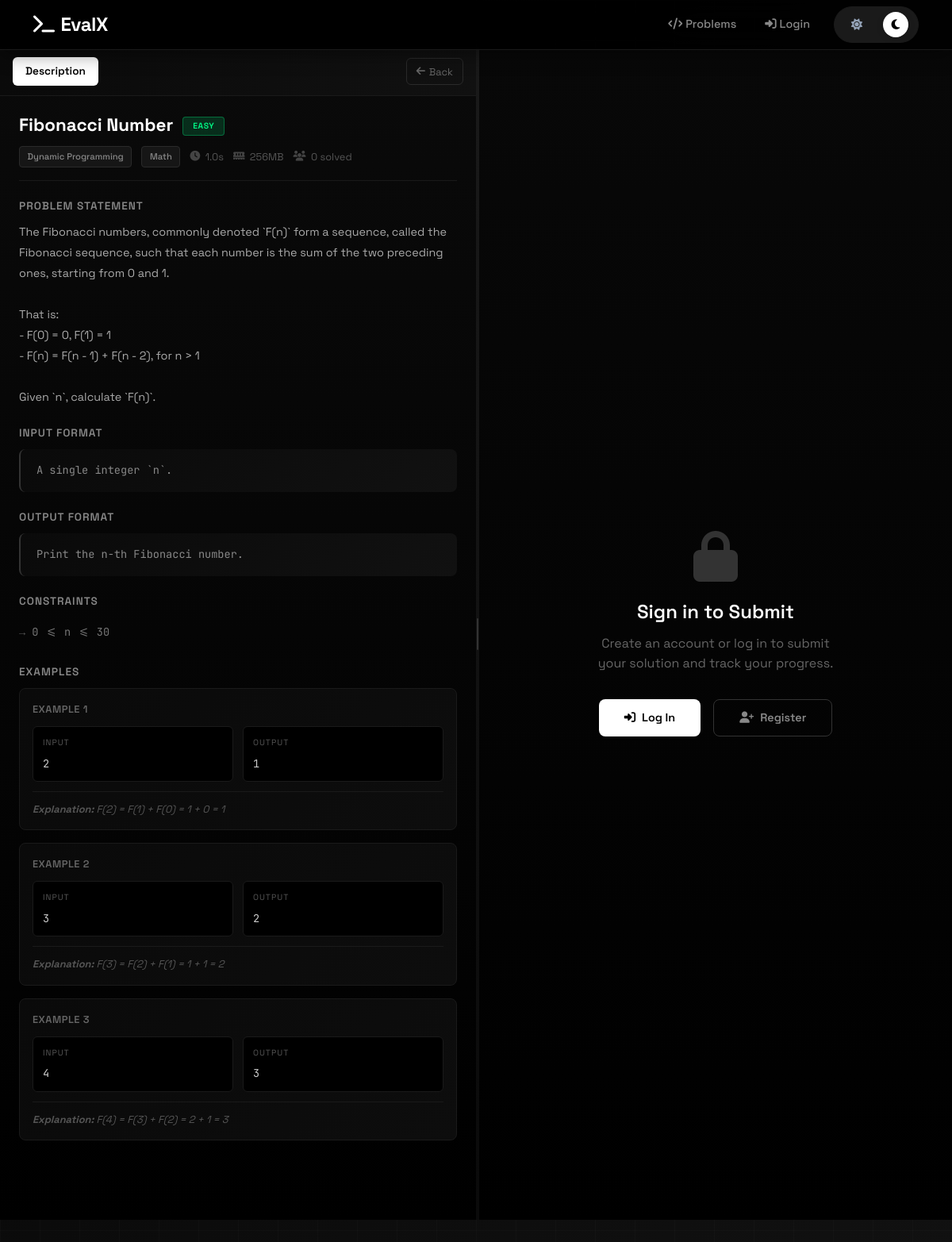
The page /problems/fibonacci-number/ on the database its author committed.
### problems/models.py (models this page shows, shortened)
class Problem(models.Model):
    class Difficulty(models.TextChoices):
        EASY = 'easy', 'Easy'
        MEDIUM = 'medium', 'Medium'
        HARD = 'hard', 'Hard'
    title = models.CharField(max_length=200)
    slug = models.SlugField(max_length=200, unique=True, blank=True)
    description = models.TextField(help_text="Problem statement in Markdown")
    input_format = models.TextField(blank=True, help_text="Description of input format")
    output_format = models.TextField(blank=True, help_text="Description of output format")
    constraints = models.TextField(blank=True, help_text="Problem constraints")
    difficulty = models.CharField(
        max_length=10,
        choices=Difficulty.choices,
        default=Difficulty.EASY
    )
    tags = models.ManyToManyField(Tag, blank=True, related_name='problems')
    time_limit = models.FloatField(default=2.0, help_text="Time limit in seconds")
    memory_limit = models.IntegerField(default=256, help_text="Memory limit in MB")
    solve_count = models.PositiveIntegerField(default=0)
    attempt_count = models.PositiveIntegerField(default=0)
    created_at = models.DateTimeField(auto_now_add=True)
    updated_at = models.DateTimeField(auto_now=True)
    is_active = models.BooleanField(default=True)
    class Meta:
        ordering = ['difficulty', 'title']

class Tag(models.Model):
    name = models.CharField(max_length=50, unique=True)
    slug = models.SlugField(max_length=50, unique=True, blank=True)
    class Meta:
        ordering = ['name']

class TestCase(models.Model):
    problem = models.ForeignKey(
        Problem,
        on_delete=models.CASCADE,
        related_name='test_cases'
    )
    input_data = models.TextField(help_text="Test input")
    expected_output = models.TextField(help_text="Expected output")
    is_sample = models.BooleanField(
        default=False,
        help_text="Sample test cases are shown to users"
    )
    order = models.PositiveIntegerField(default=0)
    explanation = models.TextField(
        blank=True,
        help_text="Explanation for sample test cases"
    )
    class Meta:
        ordering = ['problem', 'order']

### problems/views.py (the view)
# urls.py: path('<slug:slug>/', ProblemDetailView.as_view(), name='problem_detail'),
class ProblemDetailView(DetailView):
    model = Problem
    template_name = 'problems/problem_detail.html'
    context_object_name = 'problem'
    slug_url_kwarg = 'slug'
    def get_queryset(self):
        return Problem.objects.filter(is_active=True).prefetch_related(
            Prefetch(
                'test_cases',
                queryset=TestCase.objects.filter(is_sample=True).order_by('order'),
                to_attr='sample_test_cases'
            ),
            'tags'
        )
    def get_context_data(self, **kwargs):
        context = super().get_context_data(**kwargs)
        problem = self.get_object()
        if self.request.user.is_authenticated:
            all_user_submissions = Submission.objects.filter(
                user=self.request.user,
                problem=problem
            )
            context['is_solved'] = all_user_submissions.filter(
                status=SubmissionStatus.ACCEPTED
            ).exists()
            context['user_submissions'] = all_user_submissions.order_by('-submitted_at')[:5]
        else:
            context['is_solved'] = False
            context['user_submissions'] = []
        from submit.models import LanguageChoice
        context['language_choices'] = LanguageChoice.choices
        return context

### problems/templates/problems/problem_detail.html (shortened to what this page needs)
{% extends 'home/base.html' %}
{% block content %}
<div class="solve-wrapper">
    <div class="panel-left" id="panelLeft">
        <div class="panel-header">
            <div class="panel-tabs">
                <button class="panel-tab active" onclick="showTab('description')">Description</button>
            </div>
            <div class="panel-actions">
                <a href="{% url 'problems:problem_list' %}" class="panel-btn">
                    <i class="fas fa-arrow-left"></i> Back
                </a>
            </div>
        </div>
        <div class="panel-content" id="descriptionTab">
            <div class="problem-title-section">
                <h1 class="problem-title">
                    {{ problem.title }}
                    <span class="difficulty-badge difficulty-{{ problem.difficulty }}">{{ problem.get_difficulty_display }}</span>
                </h1>
                <div class="problem-meta">
                    {% for tag in problem.tags.all %}
                        <span class="tag-badge">{{ tag.name }}</span>
                    {% endfor %}
                    <span class="meta-item">
                        <i class="fas fa-clock"></i> {{ problem.time_limit }}s
                    </span>
                    <span class="meta-item">
                        <i class="fas fa-memory"></i> {{ problem.memory_limit }}MB
                    </span>
                    <span class="meta-item">
                        <i class="fas fa-users"></i> {{ problem.solve_count }} solved
                    </span>
                </div>
            </div>
            <h3 class="section-title">Problem Statement</h3>
            <div class="problem-statement">{{ problem.description }}</div>
            {% if problem.input_format %}
            <h3 class="section-title">Input Format</h3>
            <div class="format-content">{{ problem.input_format }}</div>
            {% endif %}
            {% if problem.output_format %}
            <h3 class="section-title">Output Format</h3>
            <div class="format-content">{{ problem.output_format }}</div>
            {% endif %}
            {% if problem.constraints %}
            <h3 class="section-title">Constraints</h3>
            <ul class="constraints-list">
                {% for constraint in problem.constraints.splitlines %}
                    {% if constraint.strip %}
                        <li>{{ constraint|cut:"- " }}</li>
                    {% endif %}
                {% endfor %}
            </ul>
            {% endif %}
            {% if problem.sample_test_cases %}
            <h3 class="section-title">Examples</h3>
            {% for test_case in problem.sample_test_cases %}
            <div class="example-item">
                <div class="example-label">Example {{ forloop.counter }}</div>
                <div class="example-row">
                    <div class="example-box">
                        <div class="example-box-label">Input</div>
                        <div class="example-box-content">{{ test_case.input_data }}</div>
                    </div>
                    <div class="example-box">
                        <div class="example-box-label">Output</div>
                        <div class="example-box-content">{{ test_case.expected_output }}</div>
                    </div>
                </div>
                {% if test_case.explanation %}
                <div class="example-explanation">
                    <strong>Explanation:</strong> {{ test_case.explanation }}
                </div>
                {% endif %}
            </div>
            {% endfor %}
            {% endif %}
        </div>
    </div>
    <div class="resizer" id="resizer"></div>
    <div class="panel-right" id="panelRight">
        {% if user.is_authenticated %}
        <form method="post" action="{% url 'submit:submit_solution' problem.slug %}" id="submitForm">
            {% csrf_token %}
            <div class="editor-toolbar">
                <select class="language-select" id="language" name="language" required>
                    <option value="">Select Language</option>
                    {% for value, label in language_choices %}
                        <option value="{{ value }}">{{ label }}</option>
                    {% endfor %}
                </select>
                <div class="panel-actions">
                    <button type="button" class="panel-btn" onclick="resetCode()">
                        <i class="fas fa-undo"></i> Reset
                    </button>
                    <button type="button" class="panel-btn" onclick="copyCode()">
                        <i class="fas fa-copy"></i> Copy
                    </button>
                </div>
            </div>
            <div class="editor-container">
                <div class="code-editor-wrapper">
                    <textarea class="code-textarea" name="code" id="code" placeholder="# Write your solution here..." required></textarea>
                </div>
            </div>
            <div class="action-bar">
                <div class="action-bar-left">
                    <span style="color: var(--dark-text-secondary); font-size: 0.8rem;">
                        <i class="fas fa-keyboard"></i> Ctrl+Enter to submit
                    </span>
                </div>
                <div class="action-bar-right">
                    <button type="submit" class="btn-submit">
                        <i class="fas fa-paper-plane"></i> Submit
                    </button>
                </div>
            </div>
        </form>
        {% else %}
        <div class="login-prompt">
            <i class="fas fa-lock login-prompt-icon"></i>
            <h3 class="login-prompt-title">Sign in to Submit</h3>
            <p class="login-prompt-text">
                Create an account or log in to submit your solution and track your progress.
            </p>
            <div class="login-prompt-buttons">
                <a href="{% url 'accounts:user_login' %}?next={{ request.path }}" class="btn-login">
                    <i class="fas fa-sign-in-alt"></i> Log In
                </a>
                <a href="{% url 'accounts:user_register' %}" class="btn-register">
                    <i class="fas fa-user-plus"></i> Register
                </a>
            </div>
        </div>
        {% endif %}
    </div>
</div>
{% endblock %}

### home/templates/home/base.html (style rules this page uses)
:root, [data-theme="dark"] { --primary-color: #ffffff; --secondary-color: #e0e0e0; --accent-color: #ffffff; --success-color: #00ff88; --warning-color: #ffaa00; --danger-color: #ff4757; --bg-primary: #000000; --bg-secondary: #0a0a0a; --bg-card: #111111; --bg-surface: #0a0a0a; --border-color: #1a1a1a; --border-light: #2a2a2a; --text-primary: #ffffff; --text-secondary: #888888; --text-muted: #666666; --hover-bg: #1a1a1a; --gradient-bg: linear-gradient(135deg, #000000 0%, #0a0a0a 50%, #111111 100%); --gradient-card: linear-gradient(145deg, #111111 0%, #0a0a0a 100%); --navbar-bg: rgba(0, 0, 0, 0.85); --navbar-border: #1a1a1a; --btn-primary-bg: #ffffff; --btn-primary-text: #000000; --btn-primary-hover: #e0e0e0; --grid-color: rgba(255, 255, 255, 0.02); --shadow: 0 4px 24px rgba(0, 0, 0, 0.5); --shadow-hover: 0 4px 20px rgba(255, 255, 255, 0.1); --border-radius: 12px; }
* { margin: 0; padding: 0; box-sizing: border-box; }
body { font-family: 'Space Grotesk', sans-serif; background: var(--gradient-bg); background-attachment: fixed; color: var(--text-primary); min-height: 100vh; position: relative; transition: background 0.3s ease, color 0.3s ease; }
body::before { content: ''; position: fixed; top: 0; left: 0; width: 100%; height: 100%; background-image: linear-gradient(var(--grid-color) 1px, transparent 1px), linear-gradient(90deg, var(--grid-color) 1px, transparent 1px); background-size: 50px 50px; pointer-events: none; z-index: 0; }
a { color: var(--text-secondary); text-decoration: none; transition: all 0.2s ease; }
code, pre, .code-textarea, .example-box-content { font-family: 'JetBrains Mono', monospace; }
[data-theme="dark"] { --dark-bg: var(--bg-primary); --dark-surface: var(--bg-surface); --dark-card: var(--bg-card); --dark-border: var(--border-color); --dark-border-light: var(--border-light); --dark-text: var(--text-primary); --dark-text-secondary: var(--text-secondary); --dark-hover: var(--hover-bg); }

### rows shown on the page
Problem: title "Fibonacci Number", difficulty "EASY", time_limit "1.0", memory_limit "256", solve_count "0", description "The Fibonacci numbers, commonly denoted `F(n)` form a sequence, called the Fibonacci sequence, such that each number is the sum of the two preceding ones, starting from 0 and 1. That is: - F(0) = 0, F(1) = 1 - F(n) = F(n - 1) + F(n - 2), for n > 1 Given `n`, calculate `F(n)`.", input_format "A single integer `n`.", output_format "Print the n-th Fibonacci number.", splitlines "0 <= n <= 30"
Tag: name "Dynamic Programming"
Tag: name "Math"
TestCase: input_data "2", expected_output "1", explanation "F(2) = F(1) + F(0) = 1 + 0 = 1"
TestCase: input_data "3", expected_output "2", explanation "F(3) = F(2) + F(1) = 1 + 1 = 2"
TestCase: input_data "4", expected_output "3", explanation "F(4) = F(3) + F(2) = 2 + 1 = 3"
